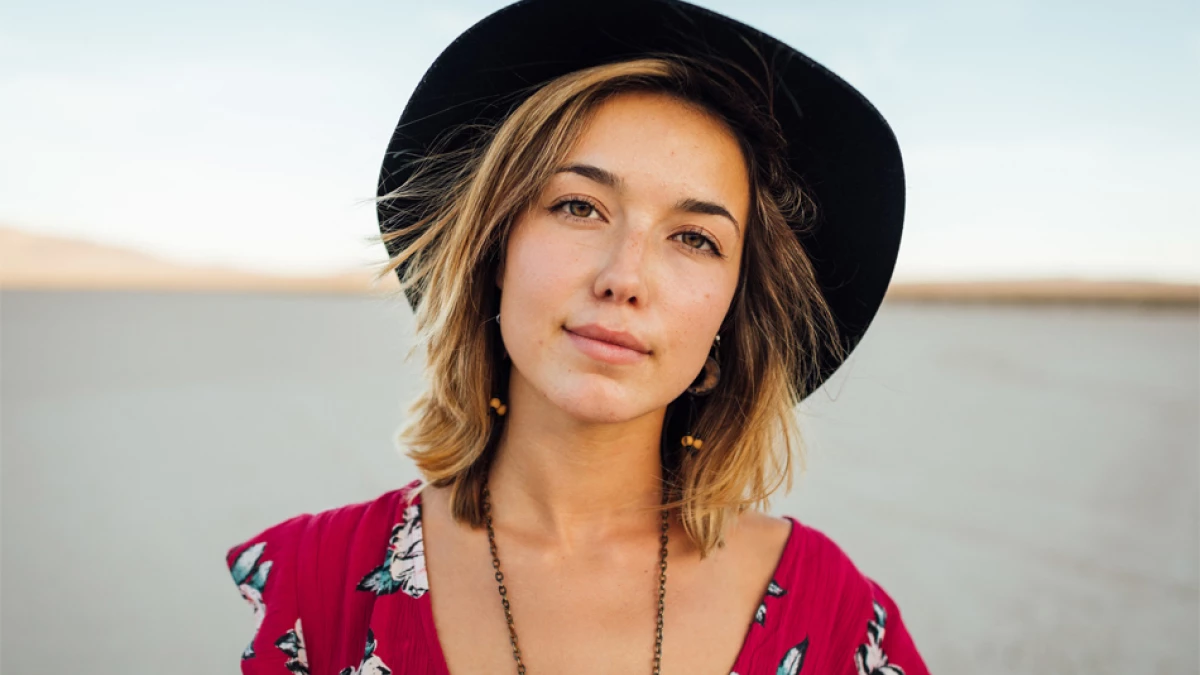
#> input picture unidad-3/images-06/persona.jpg, 1200 x 675 px
$ jupyter execute --allow-errors 06-practica-aula.ipynb   (older library calls are emulated)
#> lines starting #> are read from the running program, lines starting #| are printed output that depends on the picture; after the words box and inside, x2 and y2 are one past the last pixel; in counts of white or black regions, pixels touching at a corner belong together
#> further down, img is the input picture: shape (675, 1200, 3); mean B, G, R 152.9, 160.5, 178.1
# Practica laboratorio
### Ejercicio 1
Con las imágenes contenidas en la carpeta procésalas de manera que obtengan el siguiente resultado

[cell 1]
import cv2
import numpy as np
import matplotlib.pyplot as plt

img_lucas_gray = cv2.imread('./images-06/pato.jpg', 0)
img_puntos_gray = cv2.imread('./images-06/puntos.png', 0)

#> (the rest of this cell did not finish here and is left out)

### Ejercicio 2
Cuenta cuantos objetos de cada color se encuentran en la imagen

[cell 2]
import cv2
import numpy as np
import matplotlib.pyplot as plt

rojoBajo1 = np.array([0, 100, 20])
rojoAlto1 = np.array([10, 255, 255])
rojoBajo2 = np.array([175, 100, 20])
rojoAlto2 = np.array([180, 255, 255])

naranjaBajo = np.array([15, 100, 20])
naranjaAlto = np.array([22, 255, 255])

amarilloBajo = np.array([23, 100, 20])
amarilloAlto = np.array([30, 255, 255])

verdeBajo = np.array([40, 100, 20])
verdeAlto = np.array([75, 255, 255])

azulBajo = np.array([90, 100, 20])
azulAlto = np.array([125, 255, 255])

img = cv2.imread('./images-06/colores.jpg')
#> (the rest of this cell did not finish here and is left out)

### Ejercicio 3
Estás trabajando en un proyecto de reconocimiento de rostros y necesitas detectar los bordes de las caras en las imágenes. Explique cómo aplicaría el operador de detección de bordes de Canny y aplícalo con un código en Python en jupyter

[cell 3]
import cv2
import numpy as np
import matplotlib.pyplot as plt

def sobel_mejorado(img, tam_kernel=3, umbral=30):
#> called with tam_kernel = 3, umbral = 30
  img_gray = cv2.cvtColor(img, cv2.COLOR_BGR2GRAY)
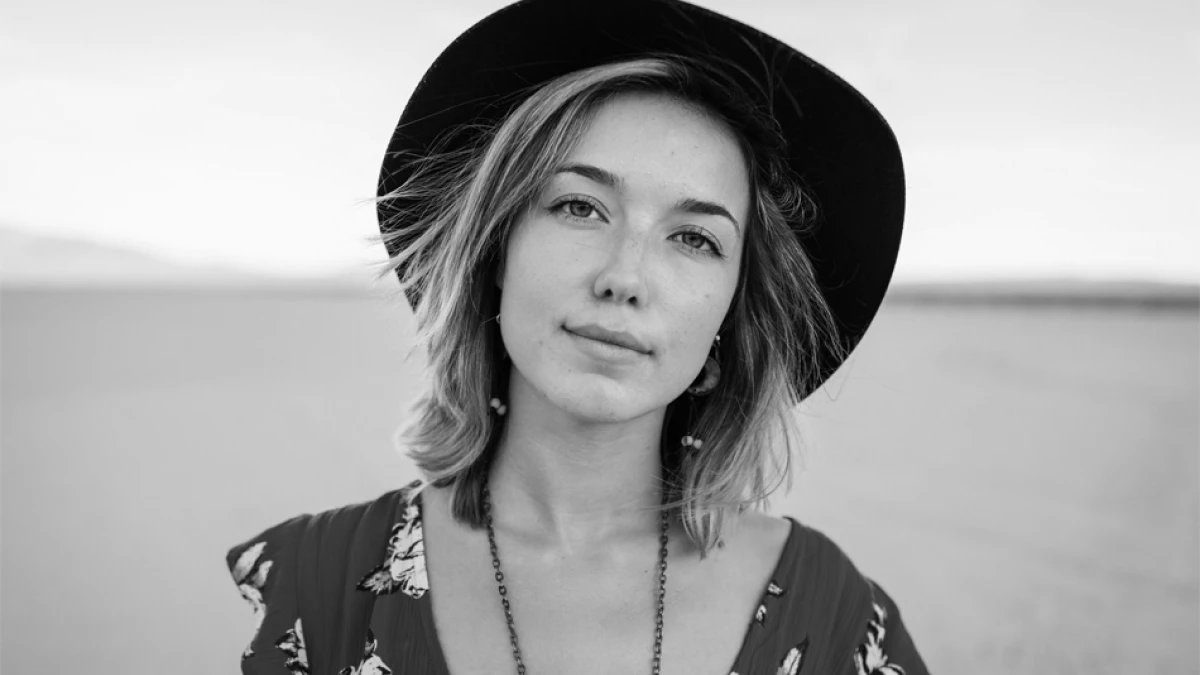
#> img_gray: shape (675, 1200); min 0, max 254, mean 164.9
  suavizado = cv2.GaussianBlur(img_gray, (3, 3), 0)

  sobel_x = cv2.Sobel(suavizado, cv2.CV_64F, 1, 0, ksize=tam_kernel)
  sobel_y = cv2.Sobel(suavizado, cv2.CV_64F, 0, 1, ksize=tam_kernel)
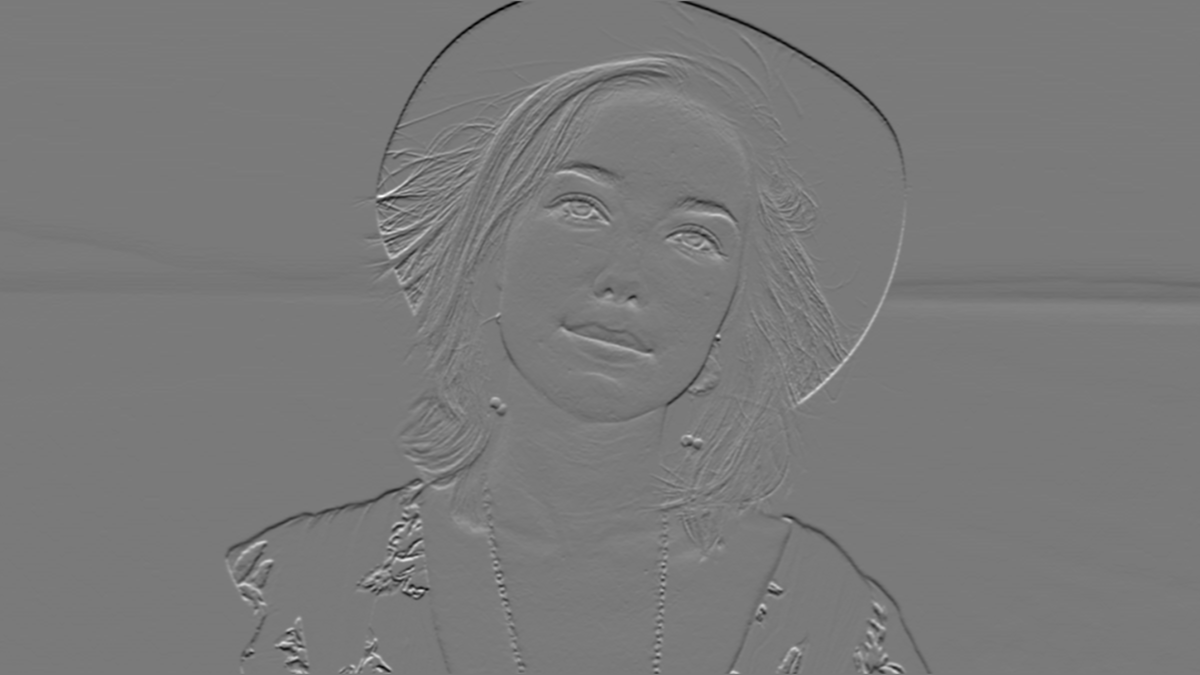
#> sobel_y: shape (675, 1200) float64; min -508, max 550, mean -0.7; drawn with min black and max white

  # magnitud = cv2.addWeighted(np.abs(sobel_x), 0.7, np.abs(sobel_y), 0.7, 0)
  magnitud = np.sqrt(sobel_x**2 + sobel_y**2)
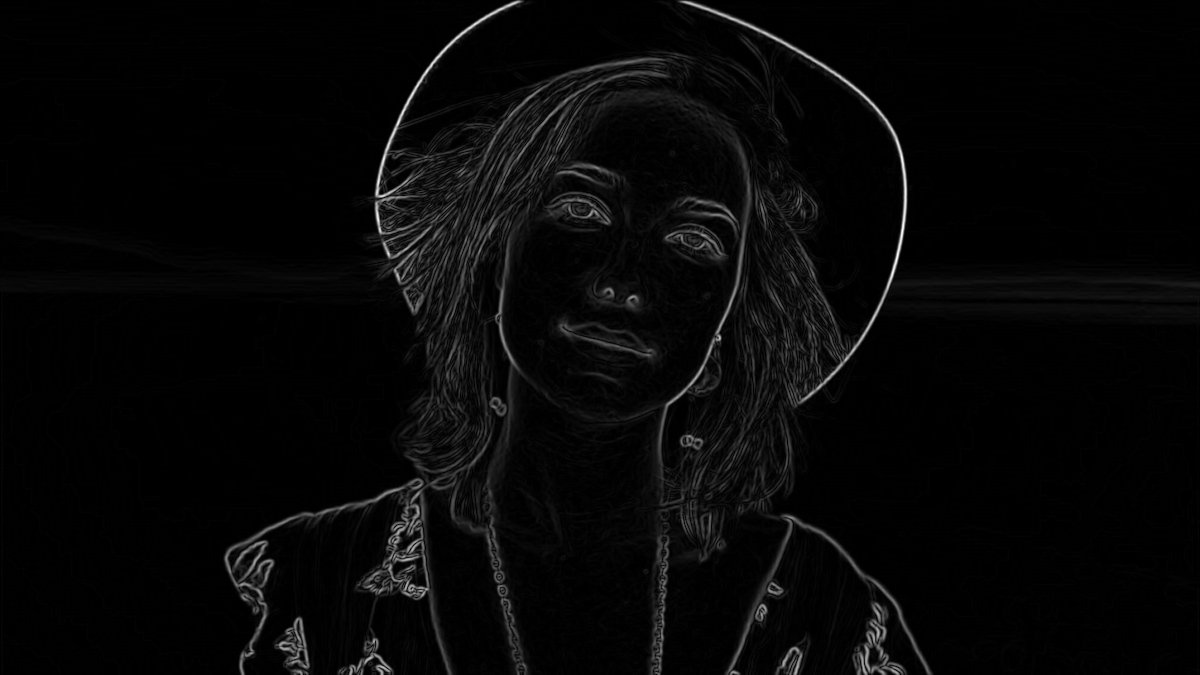
#> magnitud: shape (675, 1200) float64; min 0, max 639.4, mean 18.4; drawn with min black and max white
  magnitud = cv2.normalize(magnitud, None, 0, 255, cv2.NORM_MINMAX, cv2.CV_8U)

  # _, bordes = cv2.threshold(magnitud, umbral, 255, cv2.THRESH_BINARY) # Agregariamos otsu
  _, bordes = cv2.threshold(magnitud, umbral, 255, cv2.THRESH_BINARY + cv2.THRESH_OTSU) # Agregariamos otsu
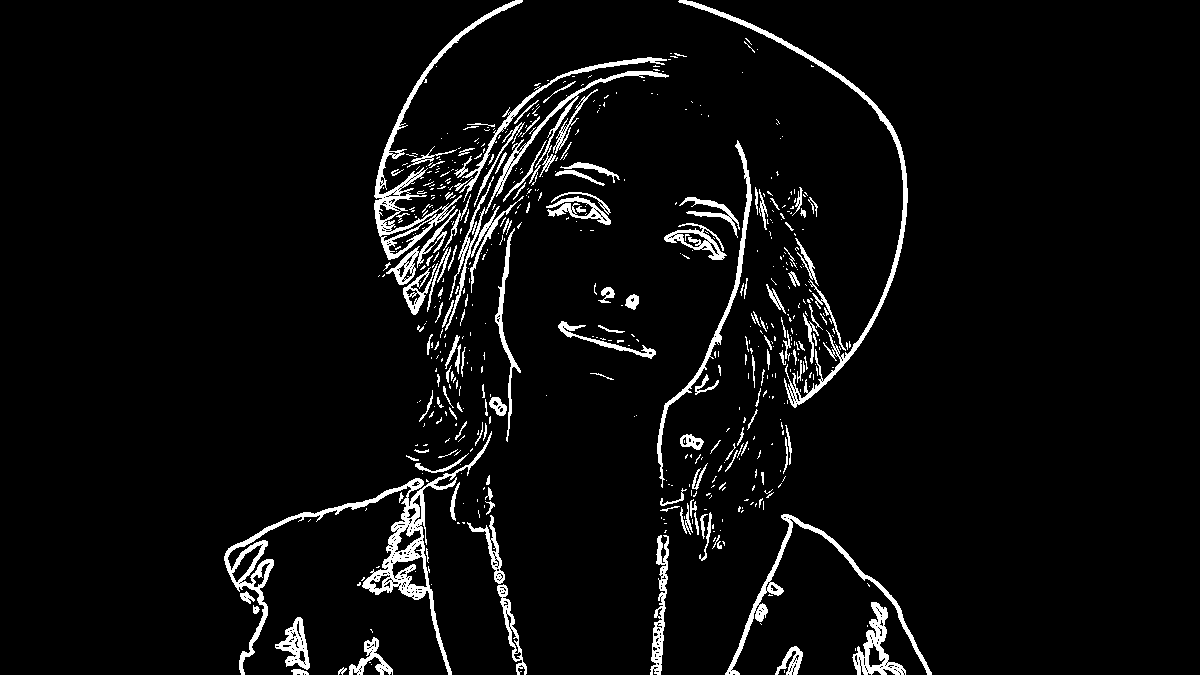
#> bordes: shape (675, 1200); 5% white; 582 white regions (429 under 20 px), largest, box (x1, y1, x2, y2) and area: (224, 431, 492, 675) 5776, (678, 0, 908, 408) 3102, (374, 0, 523, 260) 3083

  # Unir bordes rotos
  kernel_morf = np.ones((2, 2), np.uint8)
  bordes = cv2.morphologyEx(bordes, cv2.MORPH_CLOSE, kernel_morf)
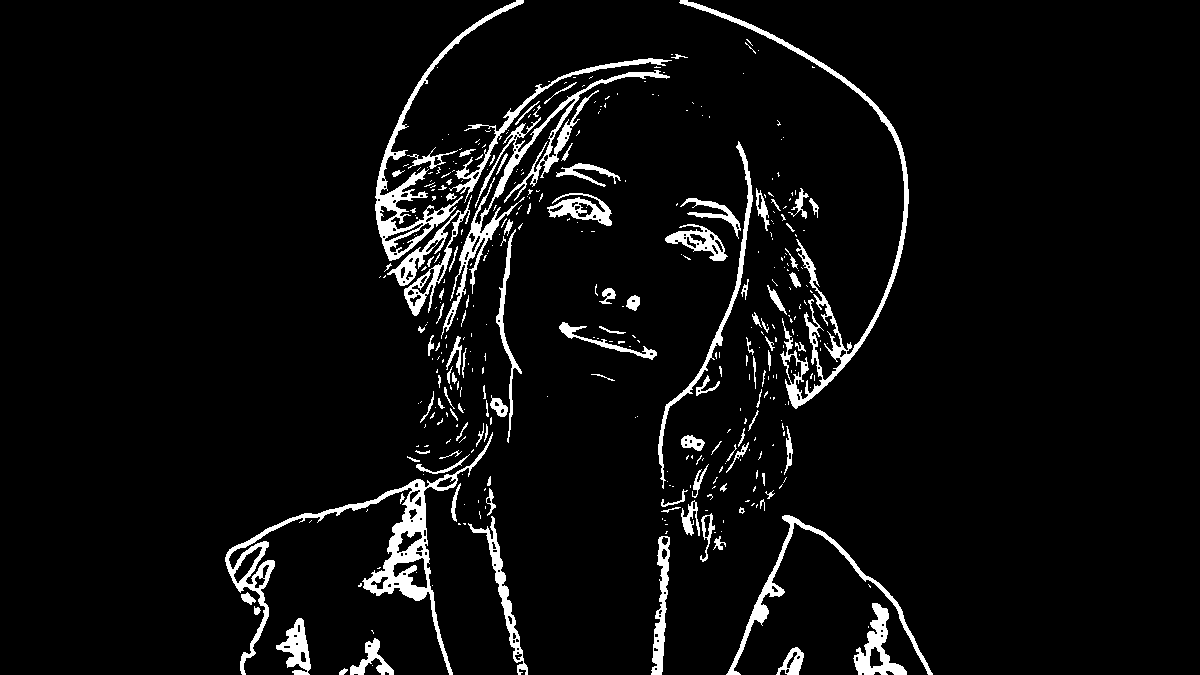
#> bordes: shape (675, 1200); 5.3% white; 399 white regions (286 under 20 px), largest, box (x1, y1, x2, y2) and area: (225, 432, 493, 675) 6168, (679, 0, 909, 409) 4578, (441, 70, 670, 339) 4099

  return bordes

img = cv2.imread('./images-06/persona.jpg')
bordes = sobel_mejorado(img)

plt.figure(figsize=(15, 7))

plt.subplot(1, 2, 1)
plt.imshow(cv2.cvtColor(img, cv2.COLOR_BGR2RGB))
plt.title('Imagen original')
plt.axis('off')

plt.subplot(1, 2, 2)
plt.imshow(bordes, cmap='gray')
plt.title('Imagen canny')
plt.axis('off')

plt.tight_layout()
plt.show()
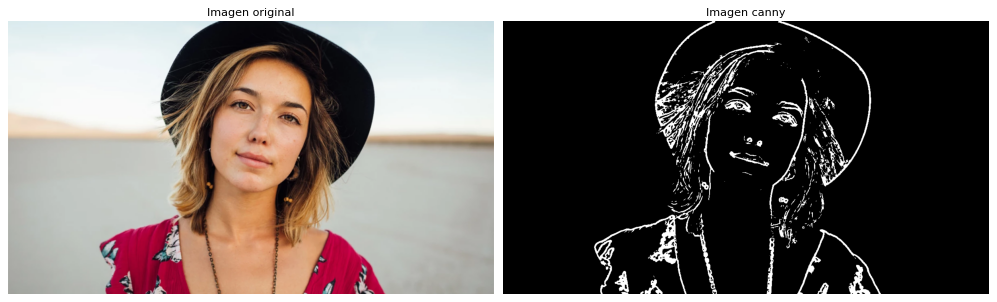
#> figure drawn by matplotlib, 2 panels
